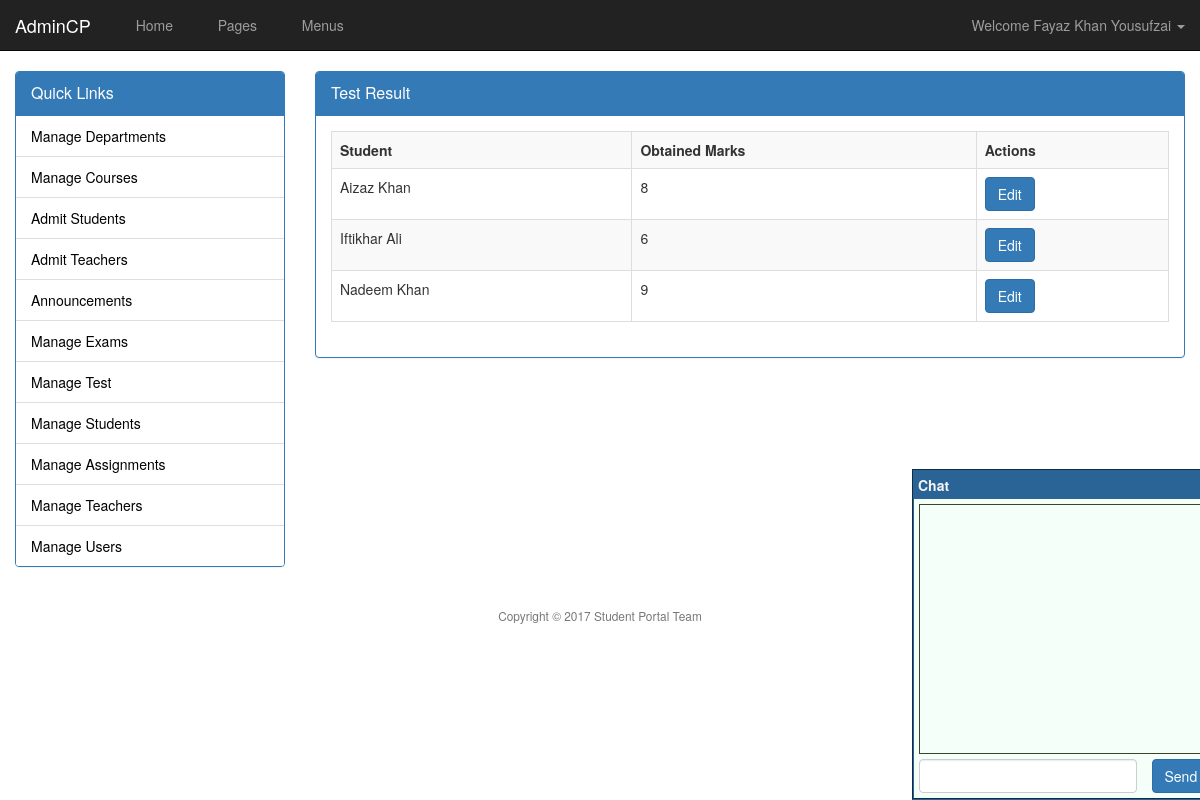
The page /admin/test-result.php?tid=1 (signed in) on the database its author committed.
### tables this page shows
CREATE TABLE `test_result` (
  `tr_id` int(11) NOT NULL,
  `test_id` int(11) NOT NULL,
  `student_id` int(11) NOT NULL,
  `student_marks` int(11) NOT NULL
);

### inc/database.php (called while the page is built, shortened)
<?php
class Database {
    public static $options = array();
    protected $con;
    protected $rs;
    private $row_id;
    public function __construct() {
        if (empty(self::$options)) {
            self::$options = array(
                PDO::ATTR_PERSISTENT => true,
                PDO::ATTR_ERRMODE => PDO::ERRMODE_EXCEPTION,
                PDO::MYSQL_ATTR_INIT_COMMAND => "SET NAMES utf8"
            );
        }
        try {
            $dsn = 'mysql:host=' . DB_HOST . ';dbname=' . DB_NAME;
            $this->con = new PDO($dsn, DB_USER, DB_PASS, self::$options);
        } catch (PDOException $e) {
            throw $e;
        }
    }
    public function query($stmt, $args = NULL) {
        $output = FALSE;
        try {
            $qprm = (!is_null($args) && !is_array($args)) ? array($args) : $args;
            $this->rs = $this->con->prepare($stmt);
            if (is_null($qprm)) {
                $this->rs->execute();
            } else {
                $this->rs->execute($qprm);
            }
            $this->row_id = $this->rs->rowCount();
            $output = $this;
        } catch (PDOException $e) {
            throw $e;
        }
        return $output;
    }
    public function queryValues($stmt, $fields = NULL, $args = NULL) {
        $output = FALSE;
        $fields = (is_array($fields)) ? $fields : array($fields);
        try {
            $db = new Database();
            $db->query($stmt, $args);
            if ($db->rowCount() > 0) {
                $r = $db->fetchArrayAssoc();
                foreach ($fields as $column) {
                    $output[$column] = $r[$column];
                }
            }
        } catch (PDOException $e) {
            throw $e;
        }
        return (object) $output;
    }
    public function fetchObject() {
        return $this->rs->fetch(PDO::FETCH_OBJ);
    }
    public function fetchArrayAssoc() {
        return $this->rs->fetch(PDO::FETCH_ASSOC);
    }
    public function rowCount() {
        return $this->row_id;
    }
    public function close() {
        $this->con = NULL;
        $this->row_id = NULL;
        $this->rs = NULL;
    }
}

### admin/test-result.php (the view)
<?php require 'header.php' ?>
<?php
$db = new Database();
if (isset($_GET["tid"])) {
    $test_id = intval($_GET["tid"]);
    if (isset($_GET["do"])) {
        $do = cleanString($_GET["do"]);
        if ($do == "add") {
            ?>
            <div class="panel panel-primary">
                <div class="panel-heading">
                    <div class="panel-title">
                        Add Test Result
                    </div>
                </div>
                <div class="panel-body">
                    <?php
                    if (isset($_POST['addresult'])) {
                        $result = array_map("cleanstring", $_POST);
                        unset($result['addresult']);
                        $flag = TRUE;
                        foreach ($result as $v) {
                            $v = trim($v);
                            if (empty($v) || $v == 0 || !ctype_digit($v)) {
                                $flag = FALSE;
                            }
                        }
                        if ($flag) {
                            $success = TRUE;
                            foreach ($result as $k => $v) {
                                list($x, $id) = explode("_", $k);
                                $stmt = "INSERT INTO test_result VALUES(null,?,?,?)";
                                $args = array($test_id, $id, $v);
                                try {
                                    $db->runQuery($stmt, $args);
                                } catch (PDOException $e) {
                                    msgBox("error", $e->getMessage());
                                    $success = FALSE;
                                }
                            }
                            msgBox("ok", "Result Added SUcessfullt");
                        } else {
                            msgBox("error", "Invalid Entry. Please review your form");
                        }
                    }
                    ?>
                    <form method="post" action="<?php echo $_SERVER['REQUEST_URI'] ?>">
                        <div class="form-group">
                            <label class="control-label col-sm-6"><strong>Student Name</strong></label>
                            <label class="control-label col-sm-6"><strong>Obtained Marks</strong></label>
                        </div>
                        <?php
                        $db->query("SELECT * FROM tests WHERE test_id = ?", array($test_id));
                        $result = $db->fetchObject();
                        $department = $result->test_department;
                        $semester = $result->test_semester;
                        $course = $result->test_course;
                        $db->query("SELECT user_id FROM admission WHERE admit_type = 'student' AND department_id = ? AND semester_id = ?", array($department, $semester));
                        while ($r = $db->fetchObject()) {
                            $student_name = $db->queryValues("SELECT user_name FROM users WHERE user_id = ?", "user_name", $r->user_id);
                            ?>
                            <div class="form-group">
                                <label class="control-label col-sm-6"><?php echo $student_name->user_name ?></label>
                                <div class="col-sm-6">
                                    <input type="number" name="marks_<?php echo $r->user_id ?>" value="0" class="form-control" />
                                </div>
                            </div>
                            <?php
                        }
                        ?>
                        <input type="submit" name="addresult" value="Add Result" class="btn btn-primary" />
                    </form>
                </div>
            </div>
            <?php
        } else if ($do == "edit") {
            if (isset($_GET["tid"])) {
                $id = (int)$_GET['tid'];
                ?>
                <div class="panel panel-primary">
                    <div class="panel-heading">
                        <div class="panel-title">
                            Edit Test Result
                        </div>
                    </div>
                    <div class="panel-body">
                        <?php
                        if (isset($_POST['addresult'])) {
                            $result = array_map("cleanstring", $_POST);
                            unset($result['addresult']);
                            $flag = TRUE;
                            foreach ($result as $v) {
                                $v = trim($v);
                                if (empty($v) || $v == 0 || !ctype_digit($v)) {
                                    $flag = FALSE;
                                }
                            }
                            if ($flag) {
                                $success = TRUE;
                                foreach ($result as $k => $v) {
                                    list($x, $id) = explode("_", $k);
                                    $stmt = "UPDATE test_result SET student_marks = ?"
                                            . " WHERE student_id = ? AND test_id = ?";
                                    $args = array($v,$id,$test_id);
                                    try {
                                        $db->runQuery($stmt, $args);
                                    } catch (PDOException $e) {
                                        msgBox("error", $e->getMessage());
                                        $success = FALSE;
                                    }
                                }
                                msgBox("ok", "Result Updated Successfully");
                            } else {
                                msgBox("error", "Invalid Entry. Please review your form");
                            }
                        }
                        ?>
                        <form method="post" action="<?php echo $_SERVER['REQUEST_URI'] ?>">
                            <div class="form-group">
                                <label class="control-label col-sm-6"><strong>Student Name</strong></label>
                                <label class="control-label col-sm-6"><strong>Obtained Marks</strong></label>
                            </div>
                            <?php
                            $db->query("SELECT * FROM tests WHERE test_id = ?", array($test_id));
                            $result = $db->fetchObject();
                            $department = $result->test_department;
                            $semester = $result->test_semester;
                            $course = $result->test_course;
                            $db->query("SELECT user_id FROM admission WHERE admit_type = 'student' AND department_id = ? AND semester_id = ?", array($department, $semester));
                            while ($r = $db->fetchObject()) {
                                $student_name = $db->queryValues("SELECT user_name FROM users WHERE user_id = ?", "user_name", $r->user_id);
                                $marks = $db->queryValues("SELECT * FROM test_result WHERE test_id = ? AND student_id = ?", "student_marks", [$id,$r->user_id]);
                                ?>
                                <div class="form-group">
                                    <label class="control-label col-sm-6"><?php echo $student_name->user_name ?></label>
                                    <div class="col-sm-6">
                                        <input type="number" name="marks_<?php echo $r->user_id ?>" value="<?php echo $marks->student_marks ?>" class="form-control" />
                                    </div>
                                </div>
                                <?php
                            }
                            ?>
                            <input type="submit" name="addresult" value="Add Result" class="btn btn-primary" />
                        </form>
                    </div>
                </div>
                <?php
            }
        }
    } else {
        ?>
        <div class="panel panel-primary">
            <div class="panel-heading">
                <div class="panel-title">
                    Test Result
                </div>
            </div>
            <div class="panel-body">
                <table class="table table-bordered table-striped">
                    <tr>
                        <th>Student</th>
                        <th>Obtained Marks</th>
                        <th>Actions</th>
                    </tr>
                    <?php
                    try {
                        $db->query("SELECT * FROM test_result WHERE test_id = ?", $test_id);
                        if ($db->rowCount() > 0) {
                            while ($r = $db->fetchObject()) {
                                $student = $db->queryValues("SELECT user_name FROM users WHERE user_id = ?", "user_name", $r->student_id)->user_name;
                                echo "
                                <tr>
                                    <td>$student</td>
                                    <td>$r->student_marks</td>
                                    <td>
                                        <a href='test-result.php?tid=$test_id&amp;do=edit' class='btn btn-primary'>Edit</a>
                                    </td>
                                </tr>
                            ";
                            }
                        } else {
                            echo "<p>No result has been declared yet. Click the button below to add the result</p>"
                            . "<a href='test-result.php?tid=$test_id&amp;do=add' class='btn btn-primary btn-block'>Add Result</a>";
                        }
                    } catch (PDOException $e) {
                        msgBox("error", $e->getMessage());
                    }
                    ?>
                </table>
            </div>
        </div>
        <?php
    }
} else {
    header("location:test.php");
}
?>
<?php
require 'footer.php';

### content/assets/admin-theme/css/style.css (style rules this page uses)
@media (min-width: 786px) { .admin-body { background: url('../background.jpg') no-repeat fixed center center } }

### rows shown on the page
test_result: student "Aizaz Khan", student_marks "8"
test_result: student "Iftikhar Ali", student_marks "6"
test_result: student "Nadeem Khan", student_marks "9"

### other values the page prints
$_SESSION["user_name"] "Fayaz Khan Yousufzai"
